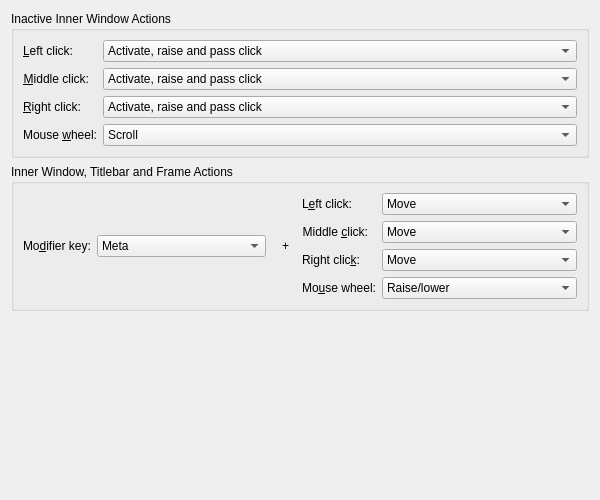
<?xml version="1.0" encoding="UTF-8"?>
<ui version="4.0">
 <class>KWinActionsConfigForm</class>
 <widget class="QWidget" name="KWinActionsConfigForm">
  <property name="geometry">
   <rect>
    <x>0</x>
    <y>0</y>
    <width>600</width>
    <height>500</height>
   </rect>
  </property>
  <layout class="QVBoxLayout" name="verticalLayout">
   <item>
    <widget class="QGroupBox" name="groupBox_1">
     <property name="title">
      <string>Inactive Inner Window Actions</string>
     </property>
     <layout class="QFormLayout" name="formLayout_1">
      <property name="formAlignment">
       <set>Qt::AlignHCenter|Qt::AlignTop</set>
      </property>
      <item row="0" column="0">
       <widget class="QLabel" name="label_1">
        <property name="text">
         <string>&amp;Left click:</string>
        </property>
        <property name="alignment">
         <set>Qt::AlignRight|Qt::AlignTrailing|Qt::AlignVCenter</set>
        </property>
        <property name="buddy">
         <cstring>kcfg_CommandWindow1</cstring>
        </property>
       </widget>
      </item>
      <item row="0" column="1">
       <widget class="QComboBox" name="kcfg_CommandWindow1">
        <property name="whatsThis">
         <string>In this row you can customize left click behavior when clicking into an inactive inner window ('inner' means: not titlebar, not frame).</string>
        </property>
        <item>
         <property name="text">
          <string>Activate, raise and pass click</string>
         </property>
        </item>
        <item>
         <property name="text">
          <string>Activate and pass click</string>
         </property>
        </item>
        <item>
         <property name="text">
          <string>Activate</string>
         </property>
        </item>
        <item>
         <property name="text">
          <string>Activate and raise</string>
         </property>
        </item>
       </widget>
      </item>
      <item row="1" column="0">
       <widget class="QLabel" name="label_2">
        <property name="text">
         <string>&amp;Middle click:</string>
        </property>
        <property name="alignment">
         <set>Qt::AlignRight|Qt::AlignTrailing|Qt::AlignVCenter</set>
        </property>
        <property name="buddy">
         <cstring>kcfg_CommandWindow2</cstring>
        </property>
       </widget>
      </item>
      <item row="1" column="1">
       <widget class="QComboBox" name="kcfg_CommandWindow2">
        <property name="whatsThis">
         <string>In this row you can customize middle click behavior when clicking into an inactive inner window ('inner' means: not titlebar, not frame).</string>
        </property>
        <item>
         <property name="text">
          <string>Activate, raise and pass click</string>
         </property>
        </item>
        <item>
         <property name="text">
          <string>Activate and pass click</string>
         </property>
        </item>
        <item>
         <property name="text">
          <string>Activate</string>
         </property>
        </item>
        <item>
         <property name="text">
          <string>Activate and raise</string>
         </property>
        </item>
       </widget>
      </item>
      <item row="2" column="0">
       <widget class="QLabel" name="label_3">
        <property name="text">
         <string>&amp;Right click:</string>
        </property>
        <property name="alignment">
         <set>Qt::AlignRight|Qt::AlignTrailing|Qt::AlignVCenter</set>
        </property>
        <property name="buddy">
         <cstring>kcfg_CommandWindow3</cstring>
        </property>
       </widget>
      </item>
      <item row="2" column="1">
       <widget class="QComboBox" name="kcfg_CommandWindow3">
        <property name="whatsThis">
         <string>In this row you can customize right click behavior when clicking into an inactive inner window ('inner' means: not titlebar, not frame).</string>
        </property>
        <item>
         <property name="text">
          <string>Activate, raise and pass click</string>
         </property>
        </item>
        <item>
         <property name="text">
          <string>Activate and pass click</string>
         </property>
        </item>
        <item>
         <property name="text">
          <string>Activate</string>
         </property>
        </item>
        <item>
         <property name="text">
          <string>Activate and raise</string>
         </property>
        </item>
       </widget>
      </item>
      <item row="3" column="0">
       <widget class="QLabel" name="label_4">
        <property name="text">
         <string>Mouse &amp;wheel:</string>
        </property>
        <property name="alignment">
         <set>Qt::AlignRight|Qt::AlignTrailing|Qt::AlignVCenter</set>
        </property>
        <property name="buddy">
         <cstring>kcfg_CommandWindowWheel</cstring>
        </property>
       </widget>
      </item>
      <item row="3" column="1">
       <widget class="QComboBox" name="kcfg_CommandWindowWheel">
        <property name="whatsThis">
         <string>In this row you can customize behavior when scrolling into an inactive inner window ('inner' means: not titlebar, not frame).</string>
        </property>
        <item>
         <property name="text">
          <string>Scroll</string>
         </property>
        </item>
        <item>
         <property name="text">
          <string>Activate and scroll</string>
         </property>
        </item>
        <item>
         <property name="text">
          <string>Activate, raise and scroll</string>
         </property>
        </item>
       </widget>
      </item>
     </layout>
    </widget>
   </item>
   <item>
    <widget class="QGroupBox" name="groupBox_2">
     <property name="title">
      <string>Inner Window, Titlebar and Frame Actions</string>
     </property>
     <layout class="QHBoxLayout" name="horizontalLayout_1">
      <item>
       <layout class="QFormLayout" name="formLayout_2">
        <property name="formAlignment">
         <set>Qt::AlignRight|Qt::AlignTrailing|Qt::AlignVCenter</set>
        </property>
        <item row="0" column="0">
         <widget class="QLabel" name="label_5">
          <property name="text">
           <string>Mo&amp;difier key:</string>
          </property>
          <property name="buddy">
           <cstring>kcfg_CommandAllKey</cstring>
          </property>
         </widget>
        </item>
        <item row="0" column="1">
         <widget class="QComboBox" name="kcfg_CommandAllKey">
          <property name="whatsThis">
           <string>Here you select whether holding the Meta key or Alt key will allow you to perform the following actions.</string>
          </property>
          <item>
           <property name="text">
            <string>Meta</string>
           </property>
          </item>
          <item>
           <property name="text">
            <string>Alt</string>
           </property>
          </item>
         </widget>
        </item>
       </layout>
      </item>
      <item>
       <widget class="QLabel" name="label_6">
        <property name="sizePolicy">
         <sizepolicy hsizetype="Maximum" vsizetype="Maximum">
          <horstretch>0</horstretch>
          <verstretch>0</verstretch>
         </sizepolicy>
        </property>
        <property name="minimumSize">
         <size>
          <width>24</width>
          <height>0</height>
         </size>
        </property>
        <property name="text">
         <string>  + </string>
        </property>
        <property name="alignment">
         <set>Qt::AlignCenter</set>
        </property>
       </widget>
      </item>
      <item>
       <layout class="QFormLayout" name="formLayout_3">
        <item row="0" column="0">
         <widget class="QLabel" name="label_7">
          <property name="text">
           <string>L&amp;eft click:</string>
          </property>
          <property name="alignment">
           <set>Qt::AlignRight|Qt::AlignTrailing|Qt::AlignVCenter</set>
          </property>
          <property name="buddy">
           <cstring>kcfg_CommandAll1</cstring>
          </property>
         </widget>
        </item>
        <item row="0" column="1">
         <widget class="QComboBox" name="kcfg_CommandAll1">
          <property name="whatsThis">
           <string>In this row you can customize left click behavior when clicking into the titlebar or the frame.</string>
          </property>
          <item>
           <property name="text">
            <string>Move</string>
           </property>
          </item>
          <item>
           <property name="text">
            <string>Activate, raise and move</string>
           </property>
          </item>
          <item>
           <property name="text">
            <string>Toggle raise and lower</string>
           </property>
          </item>
          <item>
           <property name="text">
            <string>Resize</string>
           </property>
          </item>
          <item>
           <property name="text">
            <string>Raise</string>
           </property>
          </item>
          <item>
           <property name="text">
            <string>Lower</string>
           </property>
          </item>
          <item>
           <property name="text">
            <string>Minimize</string>
           </property>
          </item>
          <item>
           <property name="text">
            <string>Decrease opacity</string>
           </property>
          </item>
          <item>
           <property name="text">
            <string>Increase opacity</string>
           </property>
          </item>
          <item>
           <property name="text">
            <string>Do nothing</string>
           </property>
          </item>
         </widget>
        </item>
        <item row="1" column="0">
         <widget class="QLabel" name="label_8">
          <property name="text">
           <string>Middle &amp;click:</string>
          </property>
          <property name="alignment">
           <set>Qt::AlignRight|Qt::AlignTrailing|Qt::AlignVCenter</set>
          </property>
          <property name="buddy">
           <cstring>kcfg_CommandAll2</cstring>
          </property>
         </widget>
        </item>
        <item row="1" column="1">
         <widget class="QComboBox" name="kcfg_CommandAll2">
          <property name="whatsThis">
           <string>In this row you can customize middle click behavior when clicking into the titlebar or the frame.</string>
          </property>
          <item>
           <property name="text">
            <string>Move</string>
           </property>
          </item>
          <item>
           <property name="text">
            <string>Activate, raise and move</string>
           </property>
          </item>
          <item>
           <property name="text">
            <string>Toggle raise and lower</string>
           </property>
          </item>
          <item>
           <property name="text">
            <string>Resize</string>
           </property>
          </item>
          <item>
           <property name="text">
            <string>Raise</string>
           </property>
          </item>
          <item>
           <property name="text">
            <string>Lower</string>
           </property>
          </item>
          <item>
           <property name="text">
            <string>Minimize</string>
           </property>
          </item>
          <item>
           <property name="text">
            <string>Decrease opacity</string>
           </property>
          </item>
          <item>
           <property name="text">
            <string>Increase opacity</string>
           </property>
          </item>
          <item>
           <property name="text">
            <string>Do nothing</string>
           </property>
          </item>
         </widget>
        </item>
        <item row="2" column="0">
         <widget class="QLabel" name="label_9">
          <property name="text">
           <string>Right clic&amp;k:</string>
          </property>
          <property name="alignment">
           <set>Qt::AlignRight|Qt::AlignTrailing|Qt::AlignVCenter</set>
          </property>
          <property name="buddy">
           <cstring>kcfg_CommandAll3</cstring>
          </property>
         </widget>
        </item>
        <item row="2" column="1">
         <widget class="QComboBox" name="kcfg_CommandAll3">
          <property name="whatsThis">
           <string>In this row you can customize right click behavior when clicking into the titlebar or the frame.</string>
          </property>
          <item>
           <property name="text">
            <string>Move</string>
           </property>
          </item>
          <item>
           <property name="text">
            <string>Activate, raise and move</string>
           </property>
          </item>
          <item>
           <property name="text">
            <string>Toggle raise and lower</string>
           </property>
          </item>
          <item>
           <property name="text">
            <string>Resize</string>
           </property>
          </item>
          <item>
           <property name="text">
            <string>Raise</string>
           </property>
          </item>
          <item>
           <property name="text">
            <string>Lower</string>
           </property>
          </item>
          <item>
           <property name="text">
            <string>Minimize</string>
           </property>
          </item>
          <item>
           <property name="text">
            <string>Decrease opacity</string>
           </property>
          </item>
          <item>
           <property name="text">
            <string>Increase opacity</string>
           </property>
          </item>
          <item>
           <property name="text">
            <string>Do nothing</string>
           </property>
          </item>
         </widget>
        </item>
        <item row="3" column="0">
         <widget class="QLabel" name="label_10">
          <property name="text">
           <string>Mo&amp;use wheel:</string>
          </property>
          <property name="alignment">
           <set>Qt::AlignRight|Qt::AlignTrailing|Qt::AlignVCenter</set>
          </property>
          <property name="buddy">
           <cstring>kcfg_CommandAllWheel</cstring>
          </property>
         </widget>
        </item>
        <item row="3" column="1">
         <widget class="QComboBox" name="kcfg_CommandAllWheel">
          <property name="whatsThis">
           <string>Here you can customize KDE's behavior when scrolling with the mouse wheel in a window while pressing the modifier key.</string>
          </property>
          <item>
           <property name="text">
            <string>Raise/lower</string>
           </property>
          </item>
          <item>
           <property name="text">
            <string>Shade/unshade</string>
           </property>
          </item>
          <item>
           <property name="text">
            <string>Maximize/restore</string>
           </property>
          </item>
          <item>
           <property name="text">
            <string>Keep above/below</string>
           </property>
          </item>
          <item>
           <property name="text">
            <string>Move to previous/next desktop</string>
           </property>
          </item>
          <item>
           <property name="text">
            <string>Change opacity</string>
           </property>
          </item>
          <item>
           <property name="text">
            <string>Do nothing</string>
           </property>
          </item>
         </widget>
        </item>
       </layout>
      </item>
     </layout>
    </widget>
   </item>
   <item>
    <spacer name="verticalSpacer_1">
     <property name="orientation">
      <enum>Qt::Vertical</enum>
     </property>
     <property name="sizeHint" stdset="0">
      <size>
       <width>0</width>
       <height>0</height>
      </size>
     </property>
    </spacer>
   </item>
  </layout>
 </widget>
 <resources/>
 <connections/>
</ui>
